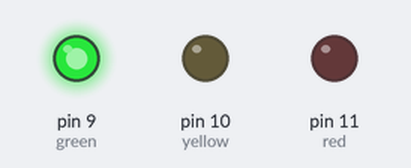
Bench run of a sketch on a simulated Arduino Uno, built with avr-gcc and run on an emulated ATmega328P. Parts: output pins drawn as LEDs (lit = HIGH).

Above: at 1.5 s.
At 4.0 s:
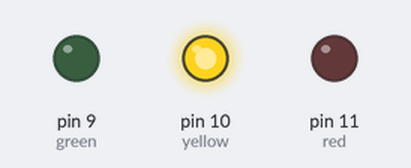
At 6.5 s:
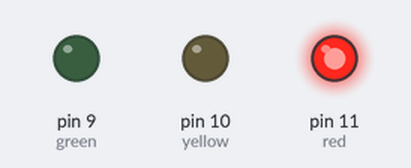
Timing chart, 0 to 10.4 s (numbered marks = the images above):
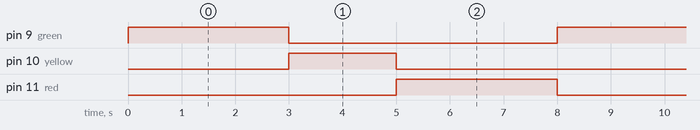

Measured:
- by itself, pin 9 (green), pin 11 (red): alternates HIGH for 3.0 s and LOW for 5.0 s
- by itself, pin 10 (yellow): alternates HIGH for 2.0 s and LOW for 6.0 s
- by itself, everything shown: repeats every 8.0 s, in 4 steps

The sketch:

traffic_light_buttoned.ino
```cpp
const int green = 9;
const int yellow = 10;
const int red = 11;

void setup() {
  // Initialise etmek için
pinMode(green, OUTPUT);
pinMode(yellow, OUTPUT);
pinMode(red, OUTPUT);

}

void loop() {
  // Kodun döngü kısmı

 digitalWrite(green, HIGH);
 delay(3000);
 digitalWrite(green, LOW);

 digitalWrite(yellow, HIGH);
 delay(2000);
 digitalWrite(yellow, LOW);

 digitalWrite(red, HIGH);
 delay(3000);
 digitalWrite(red, LOW);

}
```
